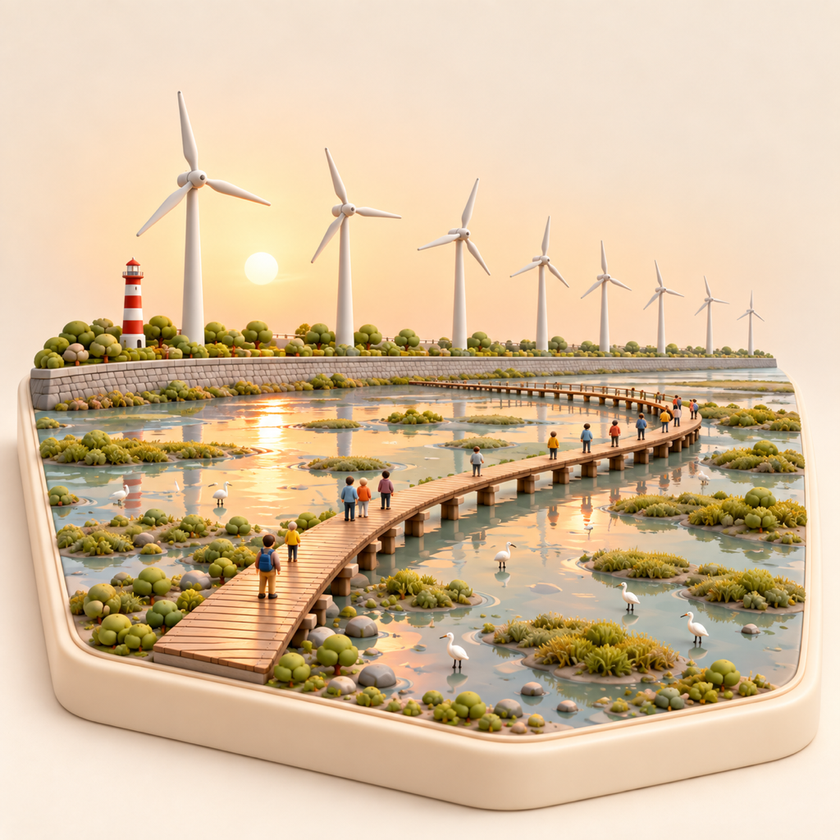
#> input picture assets/spots/gaomei/collection/day.png, 840 x 840 px, shrunk from 1024 x 1024 before the run, found by its file name
$ python extract-world-tokens.py
#> lines starting #> are read from the running program, lines starting #| are printed output that depends on the picture; after the words box and inside, x2 and y2 are one past the last pixel; in counts of white or black regions, pixels touching at a corner belong together
#> in extract, img is the input picture: PIL image 840x840 RGB; mean R, G, B 215, 190.7, 159
#!/usr/bin/env python3
"""Generate placeholder World Tokens (Asset B) from Collection Dioramas (Asset A).

For every assets/spots/<id>/collection/day.png, flood-fills the flat studio
background from the image border, turns it transparent (with a soft edge),
crops to the remaining diorama and writes assets/spots/<id>/world/landmark.png.

These are stand-ins until a hand-made, hero-only token exists (spec §9).
A spot whose world/ folder contains a `.final` marker file is skipped.

Usage: python3 scripts/extract-world-tokens.py [spot-id ...]
"""
import sys
from collections import deque
from pathlib import Path

from PIL import Image, ImageFilter

ROOT = Path(__file__).resolve().parent.parent / "assets" / "spots"
TOLERANCE = 34  # max per-channel distance from the sampled background colour
FEATHER = 1.2  # alpha blur radius (px) for a soft cut edge


def background_mask(img: Image.Image) -> Image.Image:
    w, h = img.size
#> w = 840; h = 840
    px = img.load()
    corners = [px[0, 0], px[w - 1, 0], px[0, h - 1], px[w - 1, h - 1]]
#> corners = [(240, 224, 208), (245, 232, 217), (251, 240, 228), (251, 238, 224)]
    bg = tuple(sorted(c[i] for c in corners)[len(corners) // 2] for i in range(3))
#> bg = (251, 238, 224)

    def is_bg(c):
        return all(abs(c[i] - bg[i]) <= TOLERANCE for i in range(3))

    mask = Image.new("L", (w, h), 0)
#> mask: PIL image 840x840 L; every value is 0
    m = mask.load()
    queue = deque()
    for x in range(w):
        queue.extend([(x, 0), (x, h - 1)])
    for y in range(h):
        queue.extend([(0, y), (w - 1, y)])
    while queue:
        x, y = queue.popleft()
        if m[x, y] or not is_bg(px[x, y]):
            continue
        m[x, y] = 255
        for nx, ny in ((x + 1, y), (x - 1, y), (x, y + 1), (x, y - 1)):
            if 0 <= nx < w and 0 <= ny < h and not m[nx, ny]:
                queue.append((nx, ny))
    return mask


def extract(spot_dir: Path) -> str:
    src = spot_dir / "collection" / "day.png"
    out = spot_dir / "world" / "landmark.png"
    if not src.exists():
        return "no collection/day.png"
    if (spot_dir / "world" / ".final").exists():
        return "skipped (final token present)"
    img = Image.open(src).convert("RGB")
    bg = background_mask(img)
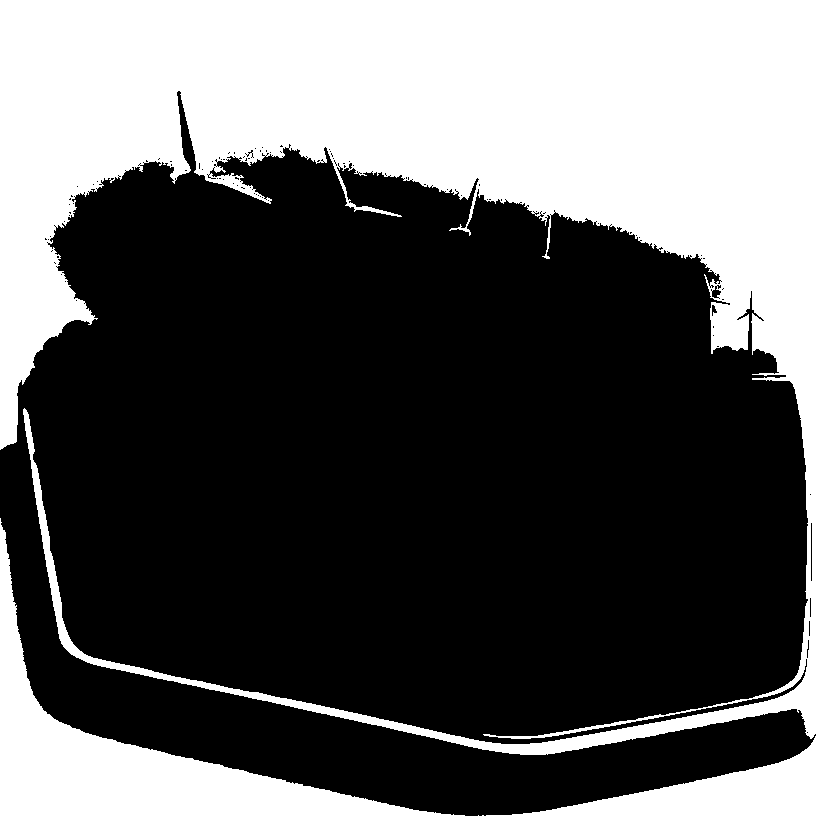
#> bg: PIL image 840x840 L; 39.3% white; 1 white region, box (x1, y1, x2, y2) and area: (0, 0, 840, 840) 277002
    alpha = Image.eval(bg, lambda v: 255 - v).filter(ImageFilter.GaussianBlur(FEATHER))
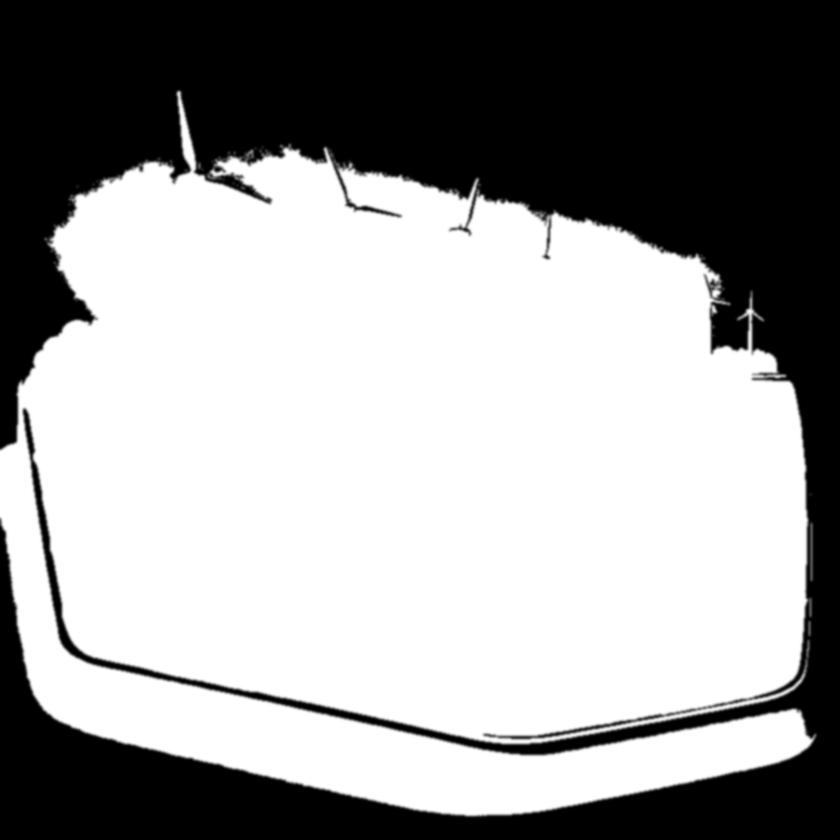
#> alpha: PIL image 840x840 L; min 0, max 255, mean 154.9
    rgba = img.convert("RGBA")
    rgba.putalpha(alpha)
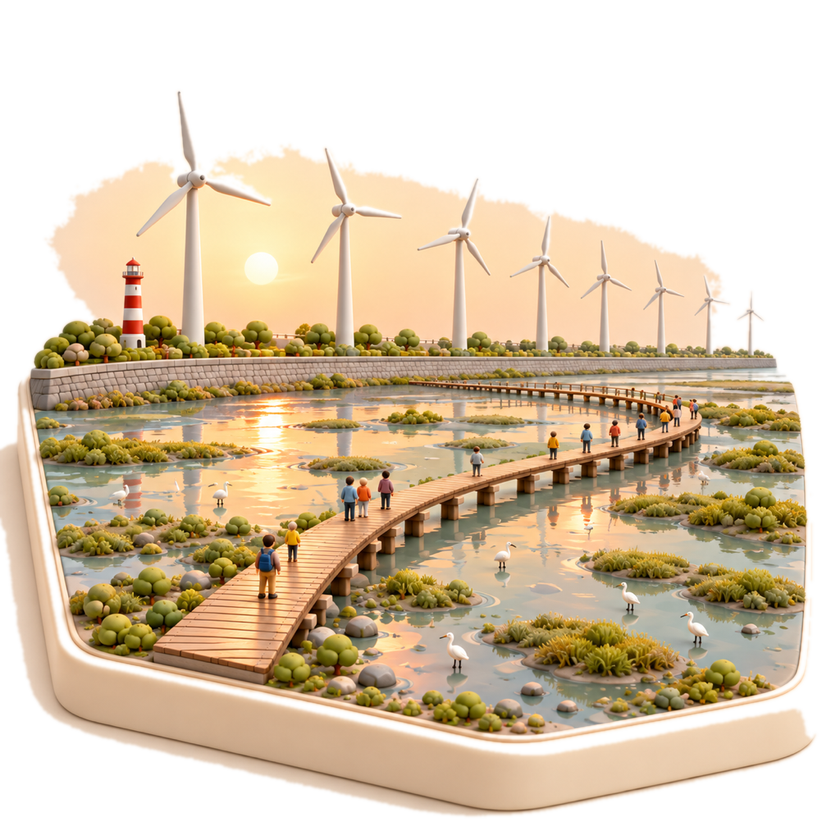
#> rgba: PIL image 840x840 RGBA; mean R, G, B, A 215, 190.7, 159, 154.9; transparent parts drawn white
    bbox = alpha.point(lambda v: 255 if v > 24 else 0).getbbox()
#> bbox = (0, 90, 817, 818)
    if bbox:
        rgba = rgba.crop(bbox)
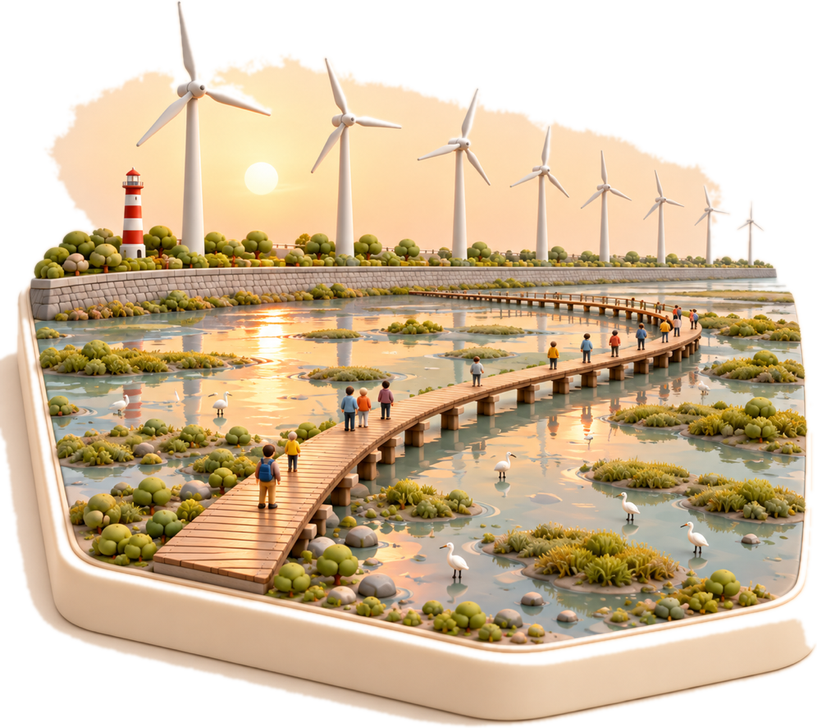
#> rgba: PIL image 817x728 RGBA; mean R, G, B, A 209.2, 183.4, 148.9, 183.8; transparent parts drawn white
    out.parent.mkdir(parents=True, exist_ok=True)
    rgba.save(out, optimize=True)
    return f"ok {rgba.size[0]}x{rgba.size[1]}"


def main():
    ids = sys.argv[1:] or sorted(p.name for p in ROOT.iterdir() if p.is_dir())
    for spot_id in ids:
        print(f"{spot_id:18} {extract(ROOT / spot_id)}")


if __name__ == "__main__":
    main()
